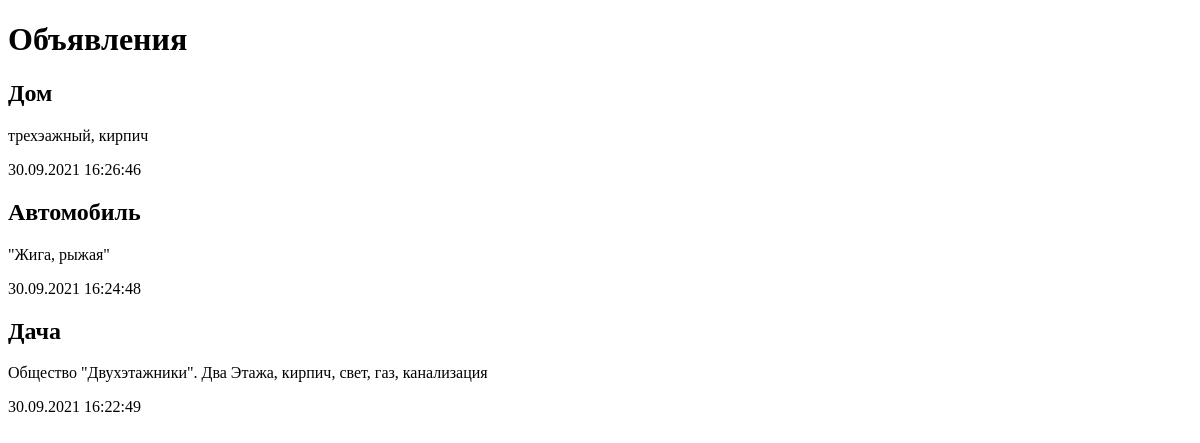
Page /bboard/ on the earlier database version.
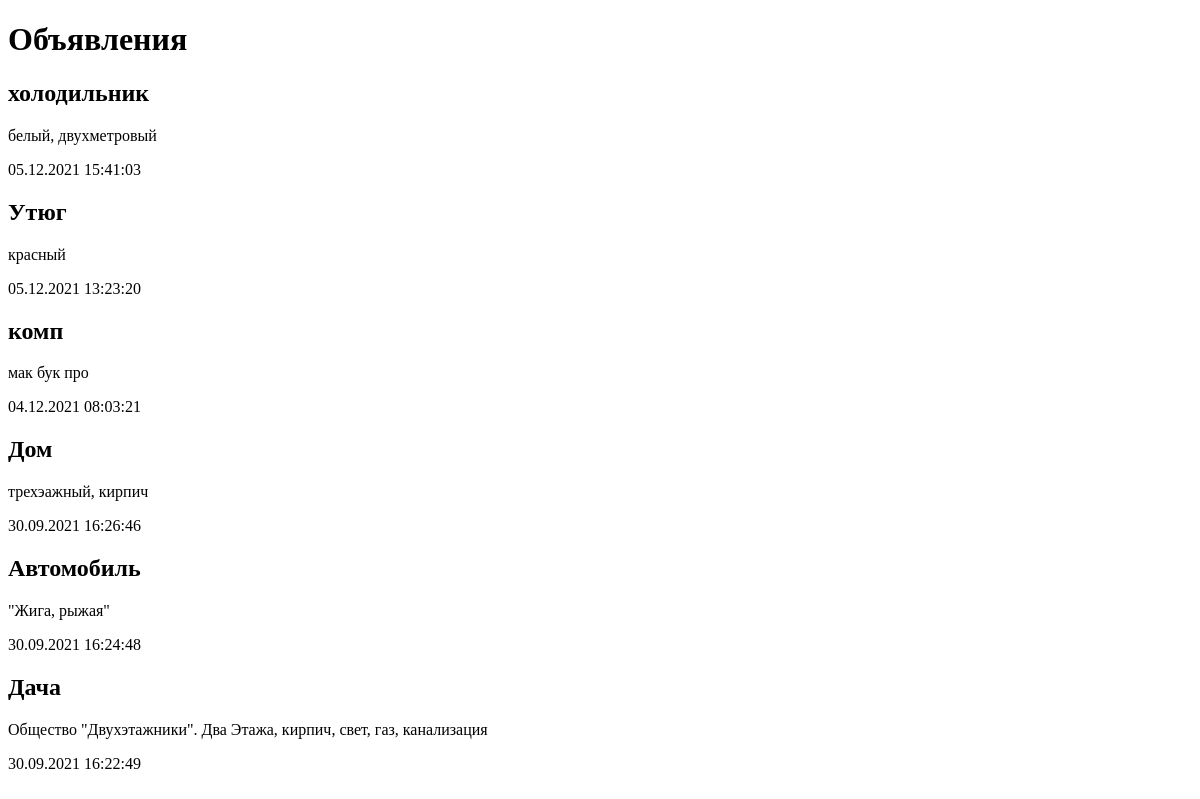
Same page on the later database version.
### bboard/models.py (models this page shows)
class Bb(models.Model):
    title = models.CharField(max_length=50, verbose_name='Товар')
    content = models.TextField(null=True, blank=True, verbose_name='Описание')
    price = models.FloatField(null=True, blank=True, verbose_name='Цена')
    published = models.DateTimeField(auto_now_add=True, db_index=True, verbose_name='Опубликовано')
    rubric = models.ForeignKey('Rubric', null=True, on_delete=models.PROTECT, verbose_name='Рубрика')
    class Meta:
        verbose_name_plural = 'Объявления'
        verbose_name = 'Объявление'
        ordering = ['-published']

### bboard/views.py (the view)
# urls.py: path('', index, name='index'),
def index(request):
    bbs = Bb.objects.all()
    rubrics = Rubric.objects.all()
    context = {'bbs': bbs, 'rubrics': rubrics}
    return render(request, 'bboard/index.html', context)

### bboard/templates/bboard/index.html (shortened to what this page needs)
<!DOCTYPE html>
<html lang="en">
<head>
</head>
<body>
  <h1>Объявления</h1>
  {% for bb in bbs %}
  <div>
    <h2>{{ bb.title }}</h2>
    <p>{{ bb.content }}</p>
    <p>{{ bb.published|date:"d.m.Y H:i:s" }}</p>
  </div>
  {% endfor %}
</body>
</html>

Differences in the rows shown:
added Bb: title "холодильник", content "белый, двухметровый", published "05.12.2021 15:41:03"
added Bb: title "Утюг", content "красный", published "05.12.2021 13:23:20"
added Bb: title "комп", content "мак бук про", published "04.12.2021 08:03:21"
